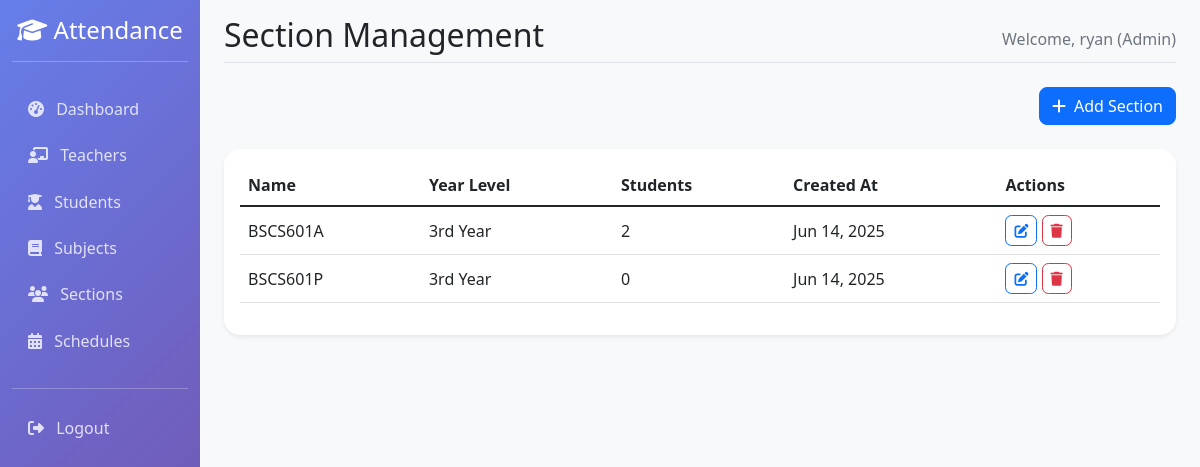
The page /admin-portal/sections/ (signed in) on the database its author committed.
### webapp/models.py (models this page shows, shortened)
class CustomUser(AbstractUser):
    USER_TYPE_CHOICES = [
        ('admin', 'Admin'),
        ('teacher', 'Teacher'),
        ('student', 'Student'),
    ]
    email = models.EmailField(unique=True)
    user_type = models.CharField(max_length=10, choices=USER_TYPE_CHOICES)
    middle_name = models.CharField(max_length=150, blank=True)
    USERNAME_FIELD = 'email'
    REQUIRED_FIELDS = ['username', 'first_name', 'last_name', 'user_type']

class Section(models.Model):
    id = models.UUIDField(primary_key=True, default=uuid.uuid4, editable=False)
    name = models.CharField(max_length=50)
    year_level = models.CharField(max_length=20)
    created_at = models.DateTimeField(auto_now_add=True)

### webapp/admin_views.py (the view)
# urls.py: path('sections/', admin_views.section_list, name='section_list'),
@login_required
def section_list(request):
    if request.user.user_type != 'admin':
        return redirect('login')
    sections = Section.objects.annotate(
        student_count=Count('student'),
        teacher_count=Count('teacher', distinct=True)
    ).order_by('year_level', 'name')
    context = {
        'sections': sections,
    }
    return render(request, 'webapp/admin/section_list.html', context)  # Update template path

### webapp/templates/webapp/admin/section_list.html (shortened to what this page needs)
{% extends 'webapp/base.html' %}
{% block page_title %}Section Management{% endblock %}
{% block content %}
<div class="row">
    <div class="col-12 mb-4">
        <div class="d-flex justify-content-end">
            <button type="button" class="btn btn-primary" data-bs-toggle="modal" data-bs-target="#addSectionModal">
                <i class="fas fa-plus me-2"></i>Add Section
            </button>
        </div>
    </div>
    <div class="col-12">
        <div class="card">
            <div class="card-body">
                <div class="table-responsive">
                    <table class="table" id="section-table">
                        <thead>
                            <tr>
                                <th>Name</th>
                                <th>Year Level</th>
                                <th>Students</th>
                                <th>Created At</th>
                                <th>Actions</th>
                            </tr>
                        </thead>
                        <tbody>
                            {% for section in sections %}
                            <tr>
                                <td>{{ section.name }}</td>
                                <td>{{ section.year_level }}</td>
                                <td>{{ section.student_set.count }}</td>
                                <td>{{ section.created_at|date:"M d, Y" }}</td>
                                <td>
                                    <button type="button" class="btn btn-sm btn-outline-primary"
                                            onclick="editSection({
                                                id: '{{ section.id }}',
                                                name: '{{ section.name }}',
                                                yearLevel: '{{ section.year_level }}'
                                            })">
                                        <i class="fas fa-edit"></i>
                                    </button>
                                    <button class="btn btn-sm btn-outline-danger btn-delete"
                                            data-id="{{ section.id }}">
                                        <i class="fas fa-trash"></i>
                                    </button>
                                </td>
                            </tr>
                            {% endfor %}
                        </tbody>
                    </table>
                </div>
            </div>
        </div>
    </div>
</div>
{% endblock %}

### webapp/templates/webapp/base.html (shortened to what this page needs)
<!DOCTYPE html>
<html lang="en">
<head>
    <link href="https://cdn.jsdelivr.net/npm/bootstrap@5.1.3/dist/css/bootstrap.min.css" rel="stylesheet">
    <link href="https://cdnjs.cloudflare.com/ajax/libs/font-awesome/6.4.0/css/all.min.css" rel="stylesheet">
    <link rel="stylesheet" type="text/css" href="https://cdn.datatables.net/buttons/2.2.3/css/buttons.bootstrap5.min.css">
    <link rel="stylesheet" href="https://cdn.jsdelivr.net/npm/sweetalert2@11.7.3/dist/sweetalert2.min.css">
</head>
<body>
    {% if user.is_authenticated %}
    <div class="container-fluid">
        <div class="row">
            <nav class="col-md-3 col-lg-2 d-md-block sidebar collapse">
                <div class="position-sticky pt-3">
                    <div class="text-center mb-4">
                        <h4><i class="fas fa-graduation-cap"></i> Attendance</h4>
                        <hr class="text-white">
                    </div>
                    {% if user.user_type == 'admin' %}
                        <ul class="nav flex-column">
                            <li class="nav-item">
                                <a class="nav-link" href="{% url 'admin_dashboard' %}">
                                    <i class="fas fa-tachometer-alt me-2"></i> Dashboard
                                </a>
                            </li>
                            <li class="nav-item">
                                <a class="nav-link" href="{% url 'teacher_list' %}">
                                    <i class="fas fa-chalkboard-teacher me-2"></i> Teachers
                                </a>
                            </li>
                            <li class="nav-item">
                                <a class="nav-link" href="{% url 'student_list' %}">
                                    <i class="fas fa-user-graduate me-2"></i> Students
                                </a>
                            </li>
                            <li class="nav-item">
                                <a class="nav-link" href="{% url 'subject_list' %}">
                                    <i class="fas fa-book me-2"></i> Subjects
                                </a>
                            </li>
                            <li class="nav-item">
                                <a class="nav-link" href="{% url 'section_list' %}">
                                    <i class="fas fa-users me-2"></i> Sections
                                </a>
                            </li>
                            <li class="nav-item">
                                <a class="nav-link" href="{% url 'schedule_list' %}">
                                    <i class="fas fa-calendar-alt me-2"></i> Schedules
                                </a>
                            </li>
                        </ul>
                    {% endif %}
                    <hr class="text-white mt-4">
                    <ul class="nav flex-column">
                        <li class="nav-item">
                            <a class="nav-link" href="{% url 'logout' %}">
                                <i class="fas fa-sign-out-alt me-2"></i> Logout
                            </a>
                        </li>
                    </ul>
                </div>
            </nav>
            <main class="col-md-9 ms-sm-auto col-lg-10 px-md-4 main-content">
                <div class="pt-3 pb-2 mb-3">
                    <div class="d-flex justify-content-between flex-wrap flex-md-nowrap align-items-center border-bottom">
                        <h1 class="h2">{% block page_title %}Dashboard{% endblock %}</h1>
                        <div class="text-muted">
    Welcome,
    {% if user.user_type == 'teacher' %}
        {{ teacher.full_name }} (Teacher)
    {% elif user.user_type == 'student' %}
        {{ student.first_name }} {{ student.last_name }} (Student)
    {% elif user.user_type == 'admin' %}
        {{ user.username }} (Admin)
    {% else %}
        {{ user.first_name|default:user.username }}
    {% endif %}
</div>
                    </div>
                    <div class="mt-4">
                        {% block content %}
                        {% endblock %}
                    </div>
                </div>
            </main>
        </div>
    </div>
    {% endif %}
</body>
</html>

### webapp/templates/webapp/base.html (style rules this page uses)
.sidebar { min-height: 100vh; background: linear-gradient(135deg, #667eea 0%, #764ba2 100%); color: white; }
.sidebar .nav-link { color: rgba(255, 255, 255, 0.8); border-radius: 0.5rem; margin: 0.2rem 0; transition: all 0.3s ease; }
.main-content { background-color: #f8f9fa; min-height: 100vh; }
.card { border: none; border-radius: 1rem; box-shadow: 0 0.125rem 0.25rem rgba(0, 0, 0, 0.075); transition: all 0.3s ease; }
.btn { border-radius: 0.5rem; transition: all 0.3s ease; }
.table td { vertical-align: middle; }
.btn-sm { padding: 0.25rem 0.5rem; font-size: 0.875rem; border-radius: 0.4rem; }

### rows shown on the page
CustomUser: username "ryan"
Section: name "BSCS601A", year_level "3rd Year", student_set.count "2", created_at "Jun 14, 2025"
Section: name "BSCS601P", year_level "3rd Year", student_set.count "0", created_at "Jun 14, 2025"
